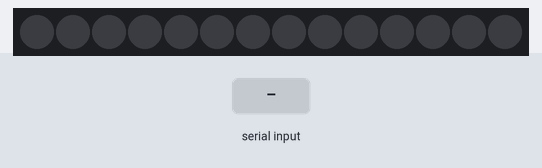
Simulated run of this sketch. Board: Arduino Uno, built with avr-gcc and run on an emulated ATmega328P. Shown: 14 RGB LEDs in strip order, left to right. The inputs (shaded band) are chosen by the test bench. Dim RGB values are drawn brighter than linear; random numbers use the default seed unless the sketch sets one; what the sketch prints to the serial monitor is not drawn.

Above: at 1.2 s.
1.3 s: "1\n" received over Serial
At 1.47 s:
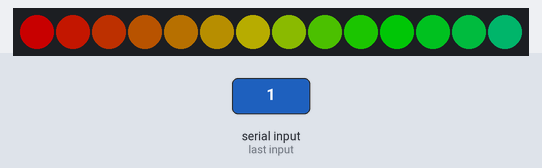
4.3 s: "30,150\n" received over Serial
At 4.48 s:
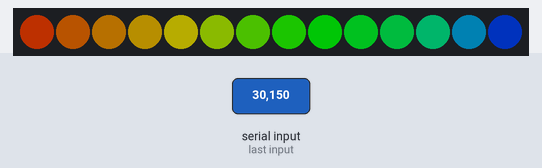
7.3 s: "4\n" received over Serial
At 8.11 s:
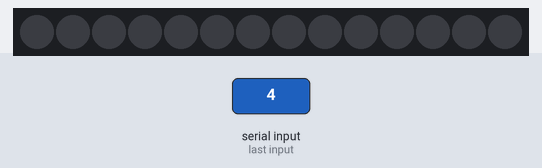
10.3 s: "3\n" received over Serial
At 10.55 s:
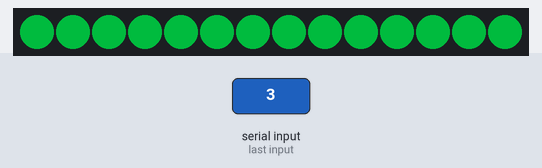
13.3 s: "5\n" received over Serial
At 13.6 s:
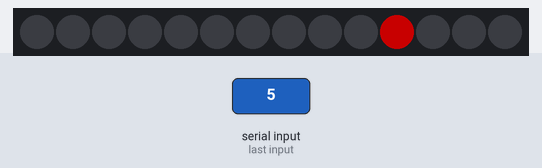
16.3 s: "1\n" received over Serial
At 16.86 s:
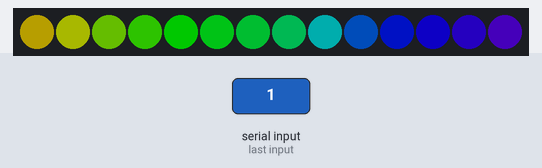

Measured:
- after the input at 1.3 s, the LEDs: change at once (image 1)
- what the display in image 3 shows lasts 0.4 s, from 7.9 s to 8.3 s

The sketch:

now.ino
```cpp
#include <FastLED.h>

#define NUM_LEDS 14
#define DATA_PIN 2
#define BRIGHTNESS 100
#define DELAY_TIME 10
#define RAINBOW_STEP 10
#define COLORWIPE_STEP 5
#define SPARKLE_PROB 2
#define MAX_NUM_COLOR 255
#define BAUDRATE 960
#define READY "Ready"
#define NOT_PROGRES false
#define PROGRES true

CRGB leds[NUM_LEDS];
char lastCommand = '0';
bool commandInProgress = false;
int currentEffect = -1;

void checkSerialInput();
void handleRGBCommand(String command);
void handleEffectCommand(String command);
void runEffect();
void setColor(int r, int g, int b);
void rainbow();
void pulse();
void colorWipe();
void randomSparkle();
void colorChase();

void setup()
{
  FastLED.addLeds<WS2812, DATA_PIN, GRB>(leds, NUM_LEDS).setCorrection(TypicalLEDStrip);
  FastLED.setBrightness(BRIGHTNESS);
  Serial.begin(BAUDRATE);
  Serial.println(READY);
}


void loop()
{
  checkSerialInput(); // Check for commands from Serial input

  if (commandInProgress)
  {
    runEffect();
  }
}

// Checks for incoming commands via Serial
void checkSerialInput()
 {
  if (Serial.available() > 0)
  {
    String command = Serial.readStringUntil('\n');

    if (command.startsWith("rgb:"))
    {
      handleRGBCommand(command);
    }
    else if (command.length() > 0)
    {
      handleEffectCommand(command);
    }
  }
}

// Handles RGB color commands
void handleRGBCommand(String command)
{
  int r = 0;
  int g = 0;
  int b = 0;
  sscanf(command.c_str(), "rgb:%d,%d,%d", &r, &g, &b); // Extract RGB values
  setColor(r, g, b); // Set the LED color
  commandInProgress = false; // Stop the current effect
}

// Handles commands to select an effect
void handleEffectCommand(String command)
{
  lastCommand = command.charAt(0); // Store the command
  commandInProgress = PROGRES;       // Set the active flag
  currentEffect = lastCommand - '0'; // Convert command to effect ID
}


/*
Executes the current effect
Time Complexity: O(1)
*/
void runEffect()
{
  switch (currentEffect)
   {
    case 1: rainbow(); break;
    case 2: pulse(); break;
    case 3: colorWipe(); break;
    case 4: randomSparkle(); break;
    case 5: colorChase(); break;
    default: commandInProgress = NOT_PROGRES; break;
  }
}


/*
Sets the color of all LEDs
all leds will display same color as degined by the parametrs r (red), g(green),and b (blue)
Time Complexity: O(NUM_LEDS)
*/

void setColor(int r, int g, int b)
{
  int i = 0;
  for (i = 0; i < NUM_LEDS; i++)
  {
    leds[i] = CRGB(r, g, b);
  }
  FastLED.show();
}

/*
Creates a rainbow effect
Time Complexity: O(NUM_LEDS)
*/
void rainbow()
{
  int i = 0;
  static uint8_t hue = 0;
  for (i = 0; i < NUM_LEDS; i++)
  {
    leds[i] = CHSV(hue + (i * RAINBOW_STEP), MAX_NUM_COLOR, MAX_NUM_COLOR);
  }
  FastLED.show();
  delay(DELAY_TIME);
  hue++;
}


/*
Creates a pulsing effect by changing brightness
Time Complexity: O(NUM_LEDS)
*/
void pulse()
 {
  static int brightness = 0;
  static bool increasing = true;
  int i = 0;
  for (i = 0; i < NUM_LEDS; i++)
   {
    leds[i] = CRGB(brightness, 0, 0); // Red with current brightness
  }
  FastLED.show();

  if (increasing)
  {
    brightness++;
    if (brightness == MAX_NUM_COLOR) increasing = false;
  }
  else
  {
    brightness--;
    if (brightness == 0) increasing = true;
  }
  delay(DELAY_TIME);
}

/*
 Creates a wiping effect by cycling through colors
Time Complexity: O(NUM_LEDS)
 */
void colorWipe()
 {
  static int colorIndex = 0;
  int i = 0;
  for (i = 0; i < NUM_LEDS; i++)
  {
    leds[i] = CHSV(colorIndex, MAX_NUM_COLOR, MAX_NUM_COLOR);
  }
  FastLED.show();

  colorIndex += COLORWIPE_STEP;
  if (colorIndex >= MAX_NUM_COLOR) colorIndex = 0;
  delay(DELAY_TIME);
}


/*
Creates a random sparkle effect
// Time Complexity: O(NUM_LEDS)
*/
void randomSparkle()
{
  int i = 0;
  for (i = 0; i < NUM_LEDS; i++)
  {
    if (random(100) < SPARKLE_PROB)
    {
       // Probability check
      leds[i] = CRGB(MAX_NUM_COLOR, MAX_NUM_COLOR, MAX_NUM_COLOR); // White color
    }
    else
    {
      leds[i] = CRGB(0, 0, 0); // Turn off LED
    }
  }
  FastLED.show();
  delay(DELAY_TIME);
}

/*
Creates a chasing light effect
Time Complexity: O(NUM_LEDS)
*/
void colorChase()
{
  static int position = 0;
  int i = 0;
  for (i = 0; i < NUM_LEDS; i++)
  {
    leds[i] = (i == position) ? CRGB(MAX_NUM_COLOR, 0, 0) : CRGB(0, 0, 0);
  }
  FastLED.show();

  position++;
  if (position >= NUM_LEDS) position = 0;
  delay(DELAY_TIME);
}
```
